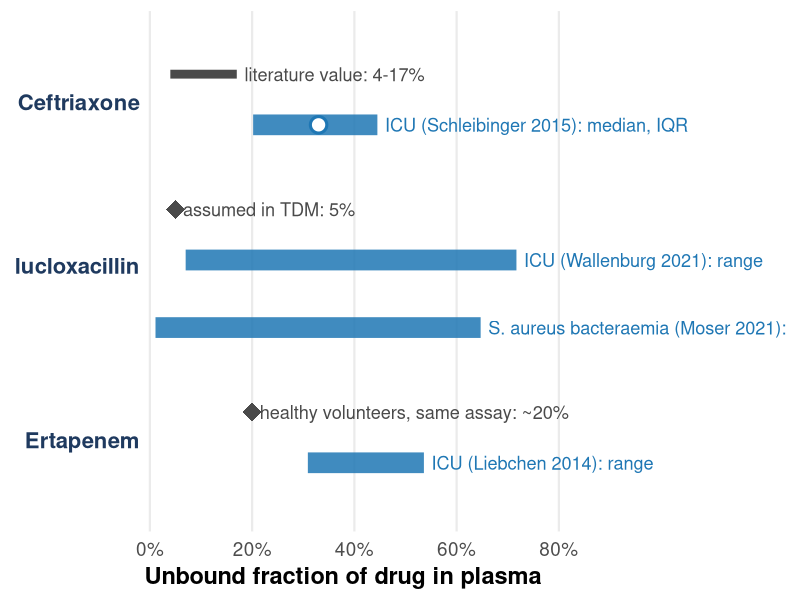

Source code (R):
# =============================================================================
# Assumed vs measured unbound fraction (fu) of highly bound beta-lactams in
# ICU patients. Every number is a published summary statistic (no simulation).
#   Ceftriaxone   reference: published binding 83-96 % -> fu 4-17 % (values tabulated in Wong 2013, AAC)
#                 ICU: median 33.0 %, IQR 20.2-44.5 %        (Schleibinger 2015, BJCP)
#   Flucloxacillin reference: fu 5 % assumed in routine TDM   (Wallenburg 2021; Moser 2021)
#                 ICU: range 7.0-71.7 %                       (Wallenburg 2021, JAC)
#                 S. aureus bacteraemia: range 1.1-64.7 %     (Moser 2021, JAC)
#   Ertapenem     healthy-volunteer plasma, same assay: ~20 % (Liebchen 2014, JAC)
#                 ICU: range 30.9-53.6 %                      (Liebchen 2014, JAC)
# NOTE: the bars mix IQR and range because that is what each paper reports;
# the statistic is printed on each bar.
# =============================================================================
suppressPackageStartupMessages({library(dplyr); library(ggplot2)})

col_meas <- "#1f77b4"; col_ref <- "#4a4a4a"

meas <- tribble(
  ~drug,            ~cohort,                                   ~lo,  ~hi,  ~mid, ~stat,
  "Ceftriaxone",    "ICU (Schleibinger 2015)",                 20.2, 44.5, 33.0, "median, IQR",
  "Flucloxacillin", "ICU (Wallenburg 2021)",                    7.0, 71.7, NA,   "range",
  "Flucloxacillin", "S. aureus bacteraemia (Moser 2021)",       1.1, 64.7, NA,   "range",
  "Ertapenem",      "ICU (Liebchen 2014)",                     30.9, 53.6, NA,   "range"
) |>
  mutate(row = c(4, 2.8, 2.2, 1),
         lab = sprintf("%s: %s", cohort, stat))

ref <- tribble(
  ~drug,            ~lo, ~hi,  ~row, ~lab,
  "Ceftriaxone",     4,  17,   4.45, "literature value: 4-17%",
  "Flucloxacillin",  5,   5,   3.25, "assumed in TDM: 5%",
  "Ertapenem",      20,  20,   1.45, "healthy volunteers, same assay: ~20%"
)

drug_lab <- tibble(drug = c("Ceftriaxone", "Flucloxacillin", "Ertapenem"),
                   row  = c(4.2, 2.75, 1.2))

p <- ggplot() +
  geom_segment(data = meas, aes(x = lo, xend = hi, y = row, yend = row),
               linewidth = 7, color = col_meas, lineend = "butt", alpha = 0.85) +
  geom_point(data = filter(meas, !is.na(mid)), aes(x = mid, y = row),
             shape = 21, fill = "white", color = col_meas, size = 4.5, stroke = 1.6) +
  geom_text(data = meas, aes(x = hi + 1.5, y = row, label = lab),
            hjust = 0, size = 4.6, color = col_meas) +
  geom_segment(data = ref, aes(x = lo, xend = hi, y = row, yend = row),
               linewidth = 3, color = col_ref) +
  geom_point(data = filter(ref, lo == hi), aes(x = lo, y = row),
             shape = 18, size = 6, color = col_ref) +
  geom_text(data = ref, aes(x = hi + 1.5, y = row, label = lab),
            hjust = 0, size = 4.6, color = col_ref) +
  geom_text(data = drug_lab, aes(x = -2, y = row, label = drug),
            hjust = 1, fontface = "bold", size = 5.6, color = "#1f3a5f") +
  scale_x_continuous(breaks = seq(0, 80, 20), labels = \(x) paste0(x, "%"),
                     limits = c(-26, 125), expand = c(0, 0)) +
  scale_y_continuous(limits = c(0.6, 4.8)) +
  labs(x = "Unbound fraction of drug in plasma", y = NULL) +
  theme_minimal(base_size = 17) +
  theme(panel.grid.minor = element_blank(), panel.grid.major.y = element_blank(),
        axis.text.y = element_blank(),
        axis.title.x = element_text(hjust = 0.34, face = "bold"),
        plot.margin = margin(8, 8, 8, 8))

ggsave("figures/unbound_fraction_range.png", p, width = 12.5, height = 5.6, dpi = 300, bg = "white")
